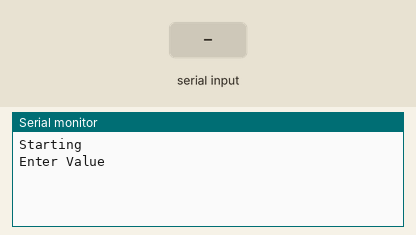
Recording of a sketch running on a simulated Arduino Uno, built with avr-gcc and run on an emulated ATmega328P. Parts: the last lines printed to the serial monitor. The test bench sets the inputs (shaded band).

Above: at 1.2 s.
1.3 s: byte 1 (1) received over Serial
At 2.0 s:
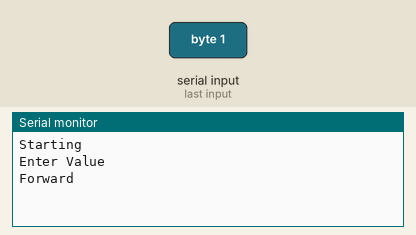
2.8 s: byte 2 (2) received over Serial
At 3.2 s:
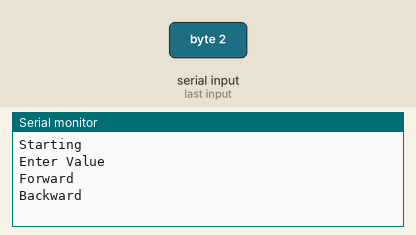

Measured:
- after the input at 1.3 s, the serial monitor: prints a new line at once (image 1)
- after the input at 2.8 s, the serial monitor: prints a new line at once (image 2)

The sketch:

switch_case2.ino
```cpp
int var;

void setup() {
  Serial.begin(9600);
  Serial.println("Starting");
  Serial.println("Enter Value");
}

void loop() {
  if (Serial.available() > 0) {
    var= Serial.read();

    switch (var) {
    case 1:


      Serial.println("Forward");
      //do something when var equals 1
      break;
    case 2:

      Serial.println("Backward");

      //do something when var equals 2
      break;
    default:

      delay(100);
      // if nothing else matches, do the default
      // default is optional


      // to eliminate unnecesary noise, serial monitor should have no line ending
    }
  }
}
```
